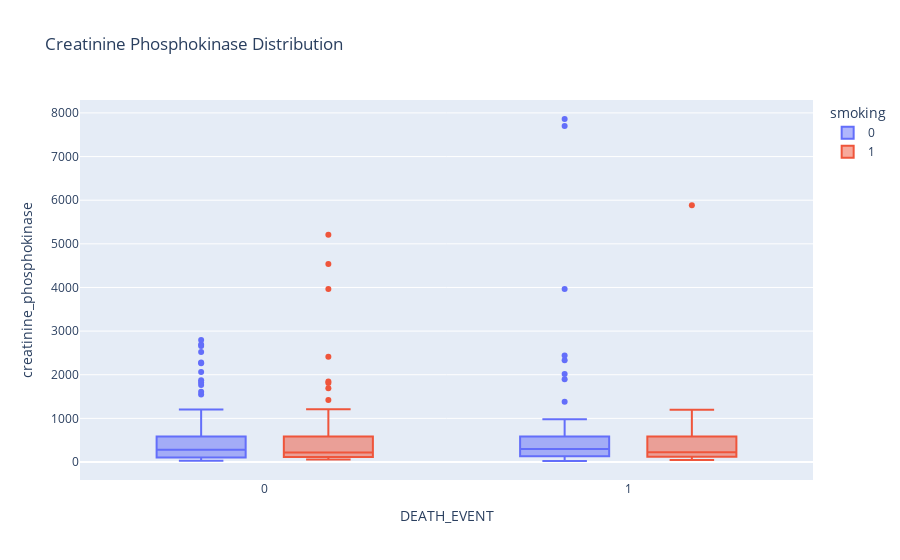

Source (notebook cell):
### Code cell
px.box(data, x='DEATH_EVENT', y='creatinine_phosphokinase', color='smoking', title='Creatinine Phosphokinase Distribution')

### Figure 1 — Plotly figure (JSON) as saved in the notebook; plotly's stock layout.template omitted (floating-point values rounded to 4 significant figures; data arrays with more than 128 entries replaced by an {"elided": "..."} marker saying what was removed)
{"data": [{"alignmentgroup": "True", "hovertemplate": "smoking=0<br>DEATH_EVENT=%{x}<br>creatinine_phosphokinase=%{y}<extra></extra>", "legendgroup": "0", "marker": {"color": "#636efa"}, "name": "0", "notched": false, "offsetgroup": "0", "orientation": "v", "showlegend": true, "type": "box", "x": {"elided": "203 int values"}, "x0": " ", "xaxis": "x", "y": {"elided": "203 int values"}, "y0": " ", "yaxis": "y"}, {"alignmentgroup": "True", "hovertemplate": "smoking=1<br>DEATH_EVENT=%{x}<br>creatinine_phosphokinase=%{y}<extra></extra>", "legendgroup": "1", "marker": {"color": "#EF553B"}, "name": "1", "notched": false, "offsetgroup": "1", "orientation": "v", "showlegend": true, "type": "box", "x": [1, 1, 1, 1, 1, 1, 1, 1, 1, 1, 1, 1, 1, 1, 1, 1, 0, 0, 1, 1, 0, 1, 1, 0, 0, 1, 0, 1, 1, 0, 0, 0, 0, 0, 0, 1, 0, 0, 1, 0, 0, 0, 0, 0, 0, 1, 0, 0, 0, 0, 0, 0, 0, 0, 0, 0, 0, 0, 0, 0, 0, 0, 1, 1, 1, 0, 0, 0, 0, 0, 0, 0, 0, 0, 0, 0, 0, 0, 0, 0, 0, 0, 0, 0, 0, 1, 0, 0, 0, 0, 0, 0, 0, 0, 0, 0], "x0": " ", "xaxis": "x", "y": [146, 47, 315, 123, 81, 231, 220, 148, 122, 70, 582, 124, 571, 582, 582, 260, 75, 607, 789, 364, 109, 68, 110, 148, 582, 5882, 224, 582, 47, 92, 203, 582, 66, 898, 5209, 328, 936, 292, 129, 60, 737, 248, 1808, 193, 4540, 943, 185, 132, 115, 1846, 250, 129, 130, 582, 196, 582, 3966, 171, 198, 95, 1419, 835, 176, 395, 145, 231, 1211, 59, 64, 212, 582, 224, 118, 86, 57, 93, 707, 582, 180, 582, 90, 624, 191, 56, 298, 1199, 582, 257, 582, 64, 1688, 190, 103, 61, 2413, 196], "y0": " ", "yaxis": "y"}], "layout": {"boxmode": "group", "legend": {"title": {"text": "smoking"}, "tracegroupgap": 0}, "title": {"text": "Creatinine Phosphokinase Distribution"}, "xaxis": {"anchor": "y", "domain": [0, 1], "title": {"text": "DEATH_EVENT"}}, "yaxis": {"anchor": "x", "domain": [0, 1], "title": {"text": "creatinine_phosphokinase"}}}}
